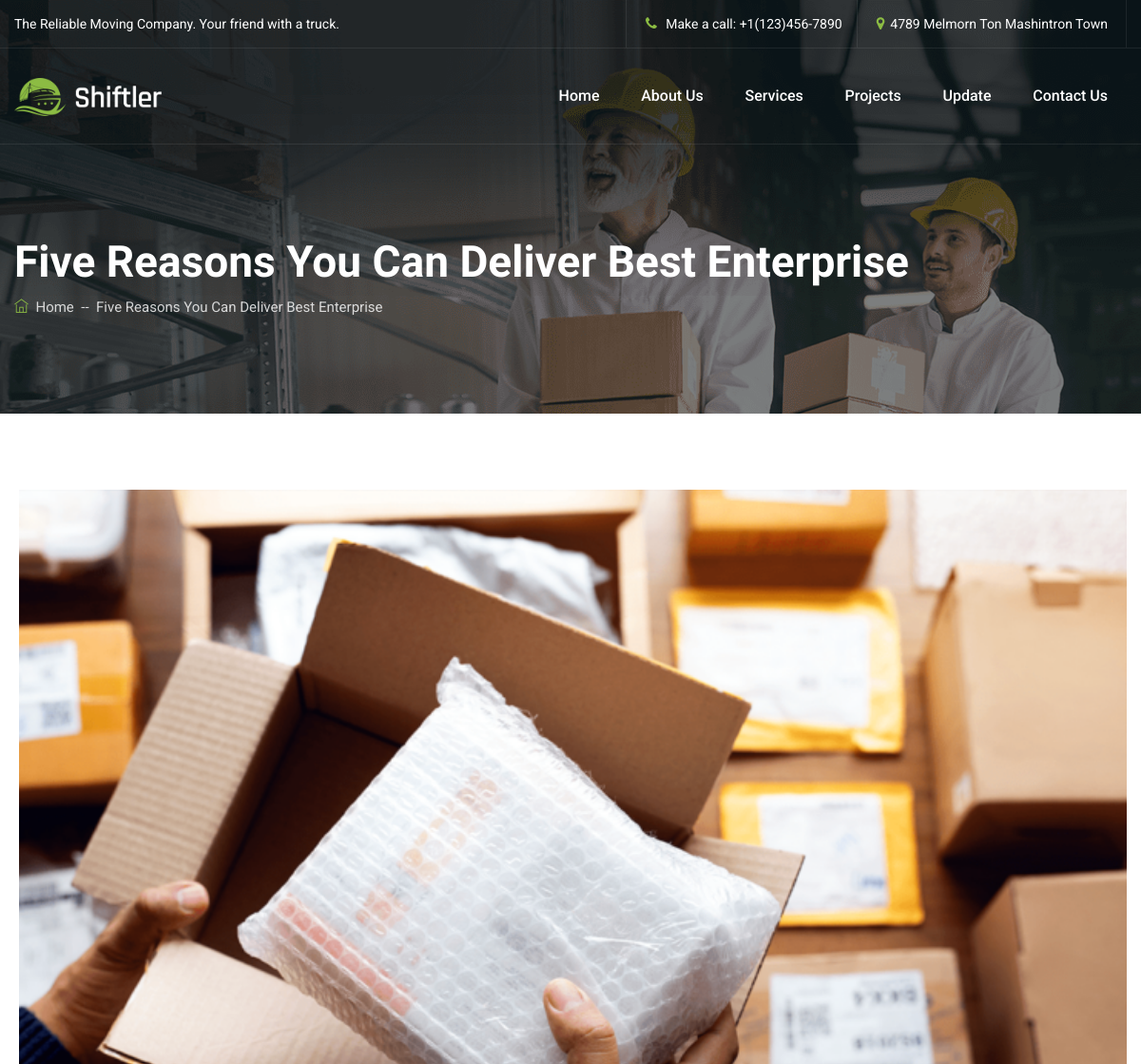
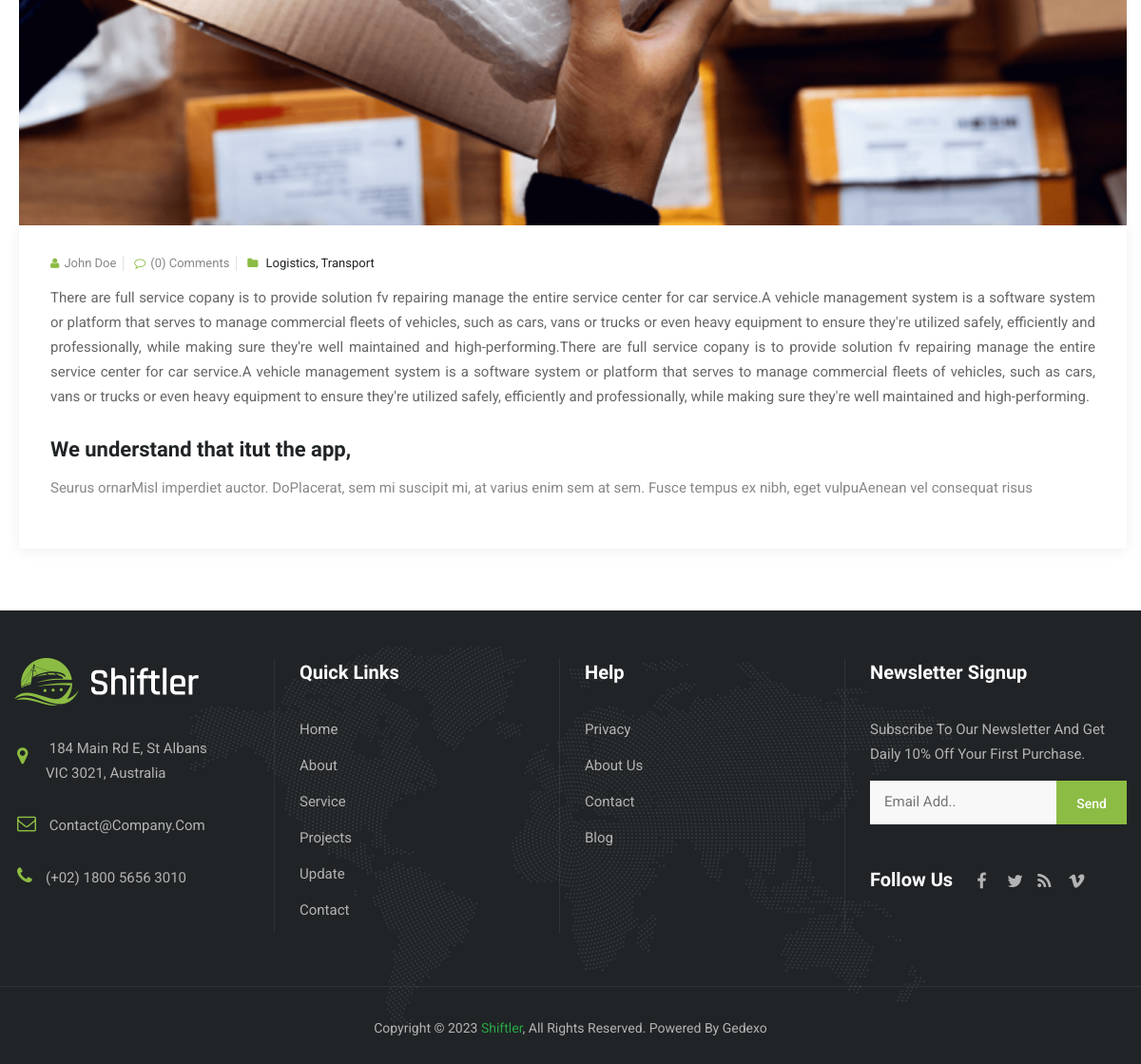
Page /blog_view/1 on the committed database (2 pictures, top to bottom).
### web/models.py (models this page shows, shortened)
class Blog(models.Model):
    name = models.CharField(max_length=100)
    title = models.CharField(max_length=200)
    image = models.ImageField()
    contact = models.TextField()

### web/views.py (the view)
# urls.py: path('blog_view/<int:id>',views.blog_view,name='blog_view'),
def blog_view(request,id):
    blog_post = get_object_or_404(Blog, id=id)
    context = {
        'item_blog' : blog_post
    }
    return render(request,'web/blog_view.html',context)

### template/web/blog_view.html (shortened to what this page needs)
{% extends "web/partail/base.html" %}
{% load static %}
{% block content %}
<!DOCTYPE html>
<html lang="en">
<head>
</head>
<body>
    <div class="page">
        <header id="masthead" class="header cmt-header-style-01">
            <div class="cmt-topbar cmt-textcolor-white clearfix">
                <div class="container">
                    <div class="row">
                        <div class="col-md-12 d-flex flex-row align-items-center justify-content-center">
                            <div class="cmt-topbar-content">
                                <ul class="top-contact text-left">
                                    <li class="list-inline-item">The Reliable Moving Company. Your friend with a truck.</li>
                                </ul>
                            </div>
                            <div class="top_bar_contact_item ml-auto">
                                 <div class="top_bar_icon"><i class="fa fa-phone"></i>
                                 </div> Make a call:<a href="#"> +1(123)456-7890</a>
                            </div>
                            <div class="top_bar_contact_item">
                                 <div class="top_bar_icon"><i class="fa fa-map-marker"></i></div>4789 Melmorn Ton Mashintron Town
                            </div>
                        </div>
                    </div>
                </div>
            </div>
            <div id="site-header-menu" class="site-header-menu">
                <div class="site-header-menu-inner cmt-stickable-header ">
                    <div class="container">
                        <div class="row">
                            <div class="col">
                                <div class="site-navigation d-flex flex-row align-items-center">
                                    <div class="site-branding mr-auto">
                                        <a class="home-link" href="{% url "web:index" %}" title="Shiftler" rel="home">
                                            <img id="logo-img" class="img-center standardlogo" src="{% static "web/images/logo-img.png" %}" alt="logo-img">
                                        </a>
                                    </div>
                                    <nav class="main-menu menu-mobile" id="menu">
                                        <ul class="menu">
                                            <li class="mega-menu-item "><a href="{% url "web:index" %}" class="mega-menu-link">Home</a></li>
                                            <li><a href="{% url "web:about-us" %}">About Us</a></li>
                                            <li><a href="{% url "web:services-1" %}">Services</a></li>
                                            <li class="mega-menu-item"><a href="{% url "web:portfolio-style" %}" class="mega-menu-link">Projects</a>
                                            </li>
                                            <li class="mega-menu-item"><a href="{% url "web:blog-grid-view" %}" class="mega-menu-link">Update</a>
                                            </li>
                                            <li class="mega-menu-item">
                                                <a href="{% url "web:contact" %}" class="mega-menu-link">Contact Us</a>
                                            </li>
                                        </ul>
                                    </nav>
                                </div>
                            </div>
                        </div>
                    </div>
                </div>
            </div>
        </header>
        <div class="cmt-page-title-row">
            <div class="cmt-page-title-row-inner">
                <div class="container">
                    <div class="row align-items-center">
                        <div class="col-lg-12">
                            <div class="page-title-heading">
                                <h2 class="title">Five Reasons You Can Deliver Best Enterprise</h2>
                            </div>
                            <div class="breadcrumb-wrapper">
                                <span>
                                    <a title="Go to Shiftler." href="{% url "web:index" %}" class="home">
                                    <i class="themifyicon ti-home"></i> &nbsp;Home</a>
                                </span>
                                <span class="cmt-bread-sep">&nbsp;--&nbsp;</span>
                                <span>Five Reasons You Can Deliver Best Enterprise</span>
                            </div>
                        </div>
                    </div>
                </div>
            </div>
        </div>
        <div class="main-site">
            <div class="sidebar cmt-sidebar-right cmt-bgcolor-white clearfix">
                <div class="container">
                    <div class="row">
                        <div class="col-lg-12 content-area">
                            <article class="post cmt-blog-single clearfix">
                                <div class="cmt-post-featured-wrapper">
                                    <div class="cmt-post-featured">
                                        <img class="img-fluid" src="{{item_blog.image.url}}" alt="post-01">
                                    </div>
                                </div>
                                <div class="cmt-blog-single-content box-shadow">
                                    <div class="cmt-post-entry-header pl-0">
                                        <div class="post-meta mb-10">
                                            <span class="cmt-meta-line byline"><i class="fa fa-user"></i>John Doe</span>
                                            <span class="cmt-meta-line tags-links"><i class="fa fa-comment-o"></i>(0) Comments</span>
                                            <span class="cmt-meta-line cat-link">
                                                <i class="fa fa-folder"></i>
                                                <a href="">Logistics,</a>
                                                <a href="">Transport</a>
                                            </span>
                                        </div>
                                    </div>
                                    <div class="cmt-box-desc-text one">
                                        {{item_blog.contact}}
                                    </div>
                                    <div class="cmt-content-title mt-30 mb-25">
                                        <h3>We understand that itut the app,</h3>
                                        <p>Seurus ornarMisl imperdiet auctor. DoPlacerat, sem mi suscipit mi, at varius enim sem at sem. Fusce tempus ex nibh, eget vulpuAenean vel consequat risus</p>
                                    </div>
                            </article>
                        </div>
                    </div>
                </div>
            </div>
        </div>
    </div>
</body>
</html>
{% endblock %}

### static/web/css/megamenu.css (style rules this page uses)
nav.main-menu ul { padding: 0px; margin: 0px; list-style: none; position: relative; }
nav.main-menu ul li { position: relative; }
nav.main-menu { margin-bottom: 0; -moz-border-radius: 0px; -webkit-border-radius: 0px; -o-border-radius: 0px; border-radius: 0px; border: none; z-index: 2; }
nav.main-menu ul.menu > li { position: relative; display: inline-block; }
@media (min-width: 1200px) { nav.main-menu ul.menu > li > a { display: block; position: relative; font-weight: 500; font-size: 16px; line-height: 16px; letter-spacing: 0; } }

### static/web/css/responsive.css (style rules this page uses)
@media only screen and (min-width: 1200px) { .container { max-width: 1200px; } }
@media only screen and (min-width: 1200px) { .header #site-header-menu .site-navigation ul.menu > li >a { display: block; margin: 0px; padding: 0px 20px; text-decoration: none; position: relative; z-index: 1; height: 100px; line-height: 100px; font-family: roboto, sans-serif; } }
@media only screen and (min-width: 1200px) { header.cmt-header-style-01 { position: absolute; left: 0; right: 0; z-index: 3; } }
@media only screen and (min-width: 1200px) { .header #site-header-menu .site-navigation ul.menu > li >a { display: block; margin: 0px; padding: 0px 20px; text-decoration: none; position: relative; z-index: 4; height: 100px; line-height: 100px; font-family: roboto, sans-serif; } }
@media only screen and (max-width: 1200px) { .site-branding img { max-height: 40px; } }
@media only screen and (max-width: 1200px) { .cmt-page-title-row { height: auto; } }

### template/web/blog_view.html (style rules this page uses)
.one { text-align: justify; }

### rows in the picture
Blog: image (picture), contact "There are full service copany is to provide solution fv repairing manage the entire service center for car service.A vehicle management system is a software system or platform that serves to manage commercial fleets of vehicles, such as cars, vans or trucks or even heavy equipment to ensure they're utilized safely, efficiently and professionally, while making sure they're well maintained and high-performing.There are full service copany is to provide solution fv repairing manage the entire service center for car service.A vehicle management system is a software system or platform that serves to manage commercial fleets of vehicles, such as cars, vans or trucks or even heavy equipment to…"
